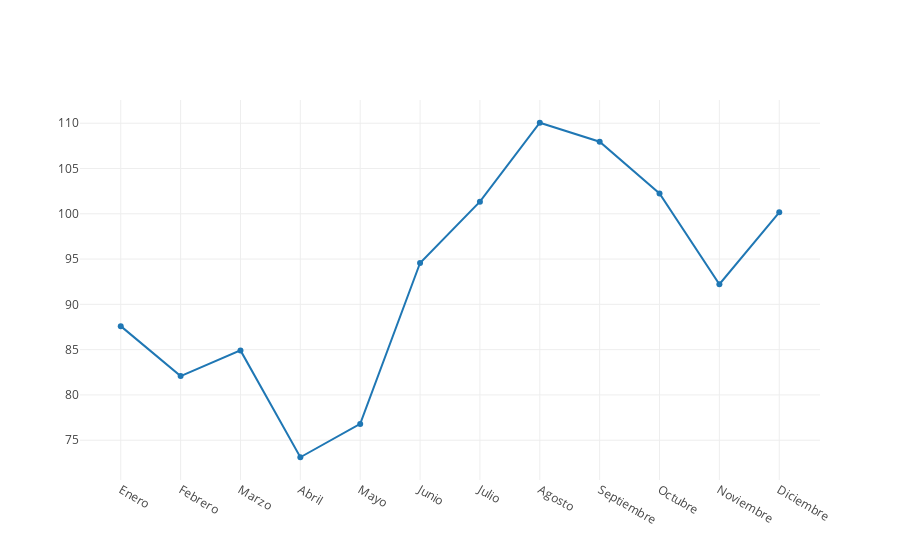

Write notebook code for a chart like this one.
### Code cell
def precioHistoricoPromedioMensual = {
val df = dfMercados
    .select("Valor_Mercado_Spot", "Fecha")
    .groupBy(date_format(col("Fecha"), "MM").as("Mes"))
    .agg(avg("Valor_Mercado_Spot").as("PromedioMensual"))
    .orderBy(col("Mes"))

val seqPrecioEnergia = df.select("PromedioMensual").as[Double].collect.toSeq
val seqMeses = Seq("Enero", "Febrero", "Marzo", "Abril", "Mayo", "Junio", "Julio", "Agosto", "Septiembre", "Octubre", "Noviembre", "Diciembre")


val trace =  Scatter(seqMeses, seqPrecioEnergia, name = "€/MWh")
     
val data = Seq(trace)
plot(data)
}

precioHistoricoPromedioMensual

### Figure 1 — Plotly figure (JSON) as saved in the notebook; plotly's stock layout.template omitted (floating-point values rounded to 4 significant figures)
{"data": [{"name": "€/MWh", "type": "scatter", "x": ["Enero", "Febrero", "Marzo", "Abril", "Mayo", "Junio", "Julio", "Agosto", "Septiembre", "Octubre", "Noviembre", "Diciembre"], "y": [87.6, 82.08, 84.92, 73.12, 76.8, 94.57, 101.3, 110.1, 108.0, 102.3, 92.22, 100.2]}], "layout": {"autosize": true, "xaxis": {"autorange": true, "range": [-0.6604, 11.66], "type": "category"}, "yaxis": {"autorange": true, "range": [70.42, 112.8], "type": "linear"}}}
